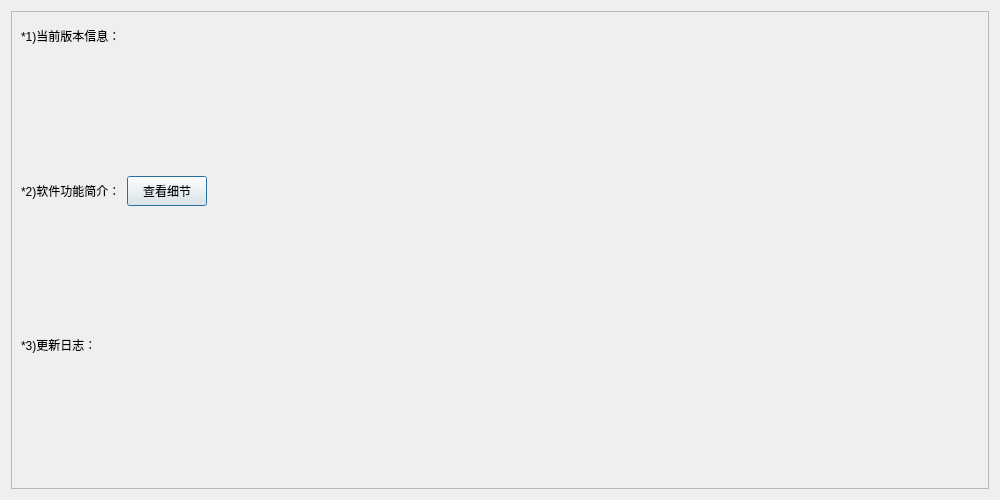
<?xml version="1.0" encoding="UTF-8"?>
<ui version="4.0">
 <class>aboutSoftware</class>
 <widget class="QDialog" name="aboutSoftware">
  <property name="geometry">
   <rect>
    <x>0</x>
    <y>0</y>
    <width>1000</width>
    <height>500</height>
   </rect>
  </property>
  <property name="minimumSize">
   <size>
    <width>1000</width>
    <height>500</height>
   </size>
  </property>
  <property name="windowTitle">
   <string>关于软件</string>
  </property>
  <layout class="QVBoxLayout" name="verticalLayout_3">
   <item>
    <widget class="QScrollArea" name="scrollArea">
     <property name="widgetResizable">
      <bool>true</bool>
     </property>
     <widget class="QWidget" name="scrollAreaWidgetContents">
      <property name="geometry">
       <rect>
        <x>0</x>
        <y>0</y>
        <width>980</width>
        <height>480</height>
       </rect>
      </property>
      <layout class="QVBoxLayout" name="verticalLayout_2">
       <item>
        <layout class="QVBoxLayout" name="verticalLayout">
         <item>
          <widget class="QLabel" name="label">
           <property name="minimumSize">
            <size>
             <width>0</width>
             <height>30</height>
            </size>
           </property>
           <property name="maximumSize">
            <size>
             <width>16777215</width>
             <height>30</height>
            </size>
           </property>
           <property name="styleSheet">
            <string notr="true">font: 75 14pt &quot;楷体&quot;;</string>
           </property>
           <property name="text">
            <string>*1)当前版本信息：</string>
           </property>
          </widget>
         </item>
         <item>
          <widget class="QWidget" name="widgetCurVersion" native="true"/>
         </item>
         <item>
          <layout class="QHBoxLayout" name="horizontalLayout">
           <item>
            <widget class="QLabel" name="label_2">
             <property name="minimumSize">
              <size>
               <width>0</width>
               <height>30</height>
              </size>
             </property>
             <property name="maximumSize">
              <size>
               <width>16777215</width>
               <height>30</height>
              </size>
             </property>
             <property name="styleSheet">
              <string notr="true">font: 75 14pt &quot;楷体&quot;;</string>
             </property>
             <property name="text">
              <string>*2)软件功能简介：</string>
             </property>
            </widget>
           </item>
           <item>
            <widget class="QPushButton" name="btnFuncMore">
             <property name="minimumSize">
              <size>
               <width>0</width>
               <height>30</height>
              </size>
             </property>
             <property name="maximumSize">
              <size>
               <width>16777215</width>
               <height>30</height>
              </size>
             </property>
             <property name="styleSheet">
              <string notr="true">font: 75 14pt &quot;楷体&quot;;</string>
             </property>
             <property name="text">
              <string>查看细节</string>
             </property>
            </widget>
           </item>
           <item>
            <spacer name="horizontalSpacer">
             <property name="orientation">
              <enum>Qt::Horizontal</enum>
             </property>
             <property name="sizeHint" stdset="0">
              <size>
               <width>40</width>
               <height>30</height>
              </size>
             </property>
            </spacer>
           </item>
          </layout>
         </item>
         <item>
          <widget class="QWidget" name="widgetSoftwareFunc" native="true"/>
         </item>
         <item>
          <widget class="QLabel" name="label_3">
           <property name="minimumSize">
            <size>
             <width>0</width>
             <height>30</height>
            </size>
           </property>
           <property name="maximumSize">
            <size>
             <width>16777215</width>
             <height>30</height>
            </size>
           </property>
           <property name="styleSheet">
            <string notr="true">font: 75 14pt &quot;楷体&quot;;</string>
           </property>
           <property name="text">
            <string>*3)更新日志：</string>
           </property>
          </widget>
         </item>
         <item>
          <widget class="QWidget" name="widgetUpdateInfo" native="true"/>
         </item>
        </layout>
       </item>
      </layout>
     </widget>
    </widget>
   </item>
  </layout>
 </widget>
 <resources/>
 <connections/>
</ui>
